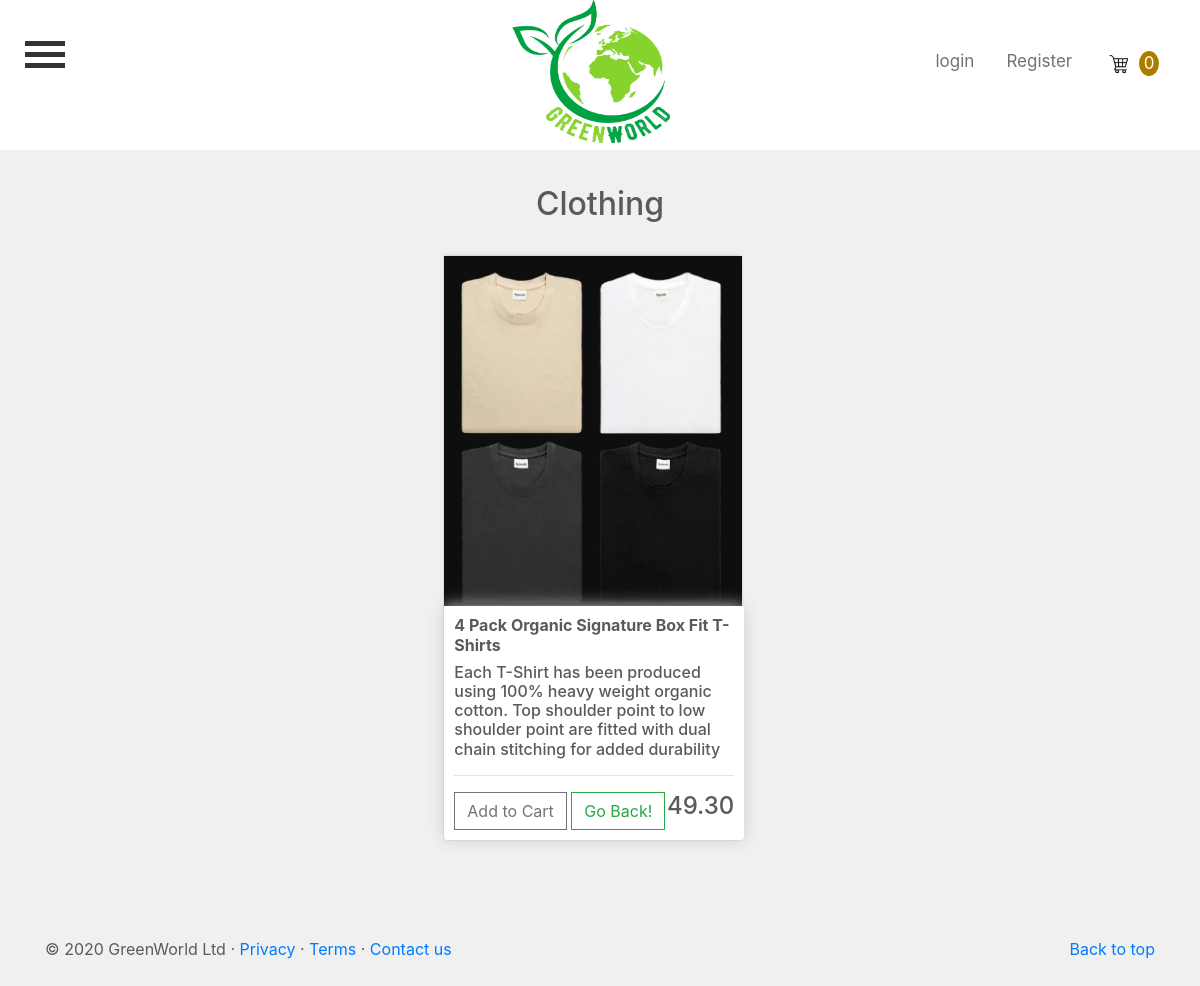
Page /8 on the committed database.
### IT6041App/models.py (models this page shows, shortened)
class Products(models.Model):
    product_name = models.CharField(max_length=200)
    category = models.CharField(max_length=200, default='')
    description = models.CharField(max_length=200)
    price = models.DecimalField(max_digits=6, decimal_places=2)
    image = models.ImageField(null=True, blank=True)
    sku = models.CharField(max_length=20)
    stock_level = models.IntegerField()
    no_of_sales = models.IntegerField(default='0', null=True, blank=True)
    popular = models.BooleanField(default=False, null=True, blank=True)
    digital = models.BooleanField(default=False, null=True, blank=True)
    carousel_listing = models.BooleanField(default=False, null=True, blank=True)
    class Meta:
        verbose_name_plural = 'Products'
        ordering = ('product_name',)

### IT6041App/views.py (the view)
# urls.py: path('<int:id>', views.product_details, name='product_details'),
def product_details(request, id):
    data = cartData(request)
    cartItems = data['cartItems']
    obj = get_object_or_404(Products, pk=id)
    return render(request, 'IT6041App/product_details.html', {'obj': obj, 'cartItems': cartItems})

### IT6041App/utils.py (called while the page is built, shortened)
def cookieCart(request):
    try:
        cart = json.loads(request.COOKIES['cart'])
    except:
        cart = {}
        print('CART:', cart)
    items = []
    order = {'get_cart_total': 0, 'get_cart_items': 0, 'shipping': False}
    cartItems = order['get_cart_items']
    return {'cartItems': cartItems, 'order': order, 'items': items}

def cartData(request):
    if request.user.is_authenticated:
        customer = request.user.customer
        order, created = Order.objects.get_or_create(customer=customer, complete=False)
        items = order.orderitem_set.all()
        cartItems = order.get_cart_items
    else:
        cookieData = cookieCart(request)
        cartItems = cookieData['cartItems']
        order = cookieData['order']
        items = cookieData['items']
    return {'cartItems': cartItems, 'order': order, 'items': items}

### IT6041App/templates/IT6041App/product_details.html (shortened to what this page needs)
{% extends "IT6041App/base.html" %}
{% load static %}
{% block content %}
    <br><br>
    <br><br><br>
    <h2>{{ obj.category }}</h2>
    <br>
      <div class="row">
                <div class="col-sm-4">
                    <div class="card">
                        <img class="thumbnail"  src="{{ obj.image.url }}">
                        <div class="box-element product">
                            <h6><strong>{{ obj.product_name }}</strong></h6>
                            <h6>{{ obj.description }}</h6>
                            <hr>
                            <button data-product="{{ obj.id }}" data-action="add"  class="btn btn-outline-secondary add-btn update-cart">Add to Cart</button>
                            <a class="btn btn-outline-success" type="button" onclick="history.back()">Go Back!</a>
                            <h4 style="display: inline-block; float: right">{{ obj.price }}</h4>
                        </div>
                    </div>
                    <br>
                </div>
      </div>
    <br><br><br>
{% endblock content %}

### IT6041App/static/IT6041App/main.css (style rules this page uses)
@media screen and (max-width: 1200px) { .card, .thumbnail, .box-element { width: 300px; } }
body { padding-top: 65px; padding-bottom: 3rem; color: #5a5a5a; background-color: #f0f0f0; }
.card { line-height: 1.5; background-color: #fff; }
.box-element { box-shadow: hsl(0, 0%, 80%) 0 0 16px; background-color: #fff; border-radius: 4px; padding: 10px; }
.thumbnail { width: 100%; height: 250px; -webkit-box-shadow: -1px -3px 5px -2px rgba(214,214,214,1); -moz-box-shadow: -1px -3px 5px -2px rgba(214,214,214,1); box-shadow: -1px -3px 5px -2px rgba(214,214,214,1); }
.product { border-radius: 0 0 4px 4px; }
.btn { border-radius: 0; }

### IT6041App/templates/IT6041App/product_details.html (style rules this page uses)
.row { display: flex; justify-content: center; align-items: center; }
h2 { display: block; text-align: center; }
.row { padding-left: 100px; padding-right: 100px; }
.thumbnail { height: 350px; }

### rows in the picture
Products: category "Clothing", image (picture), product_name "4 Pack Organic Signature Box Fit T-Shirts", description "Each T-Shirt has been produced using 100% heavy weight organic cotton. Top shoulder point to low shoulder point are fitted with dual chain stitching for added durability", price "49.30"

### other values in the picture
{{ cartItems }} "0"
